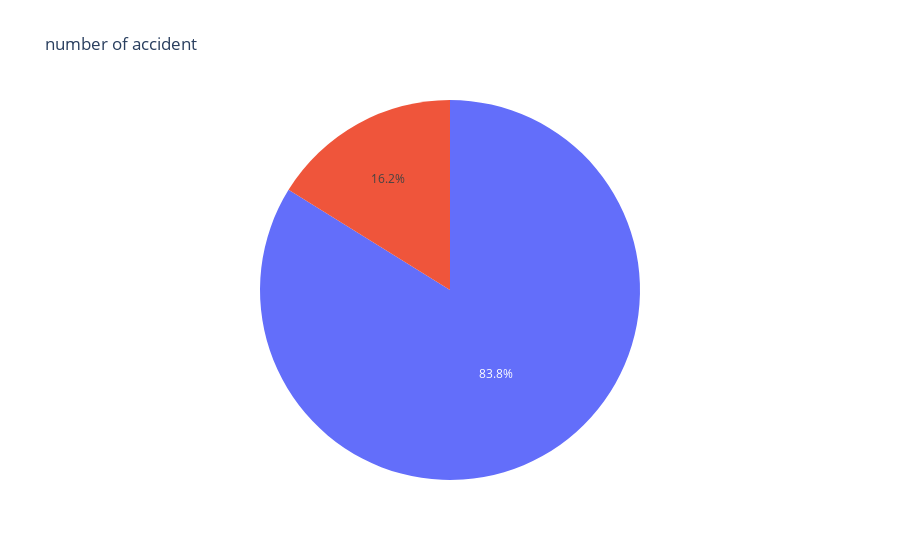

Notebook code cell kept with this figure:
### Code cell
labels= ['day', 'night']

fig= px.pie(c,  values='Start_Time', labels= labels, title='number of accident', 
            color_discrete_map={'night': 'green',
                               'day': 'blue'})
fig.show()

### Figure 1 — Plotly figure (JSON) as saved in the notebook; plotly's stock layout.template omitted (floating-point values rounded to 4 significant figures)
{"data": [{"domain": {"x": [0, 1], "y": [0, 1]}, "hovertemplate": "Start_Time=%{value}<extra></extra>", "legendgroup": "", "name": "", "showlegend": false, "type": "pie", "values": [2852758, 549976]}], "layout": {"legend": {"tracegroupgap": 0}, "title": {"text": "number of accident"}}}
